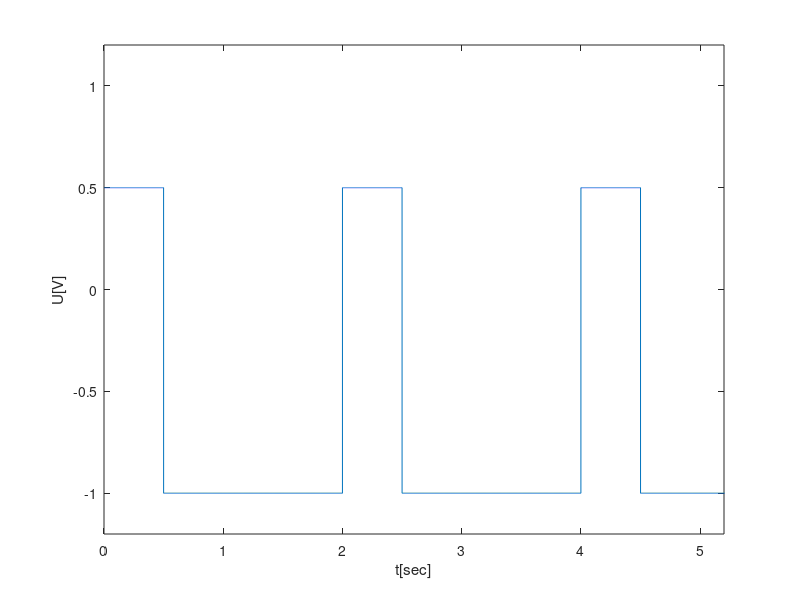

Reproduce this figure in MATLAB.
function tema1_1()

freq = 5000;
t = 0:1/freq:100;

d = square(pi*t,25);

for i = 1:1:length(d)
   if d(i) > 0
       d(i) = d(i)/2;
   end
end

plot(t,d)
axis([0 5.2 -1.2 1.2])
xlabel('t[sec]')
ylabel('U[V]')


end